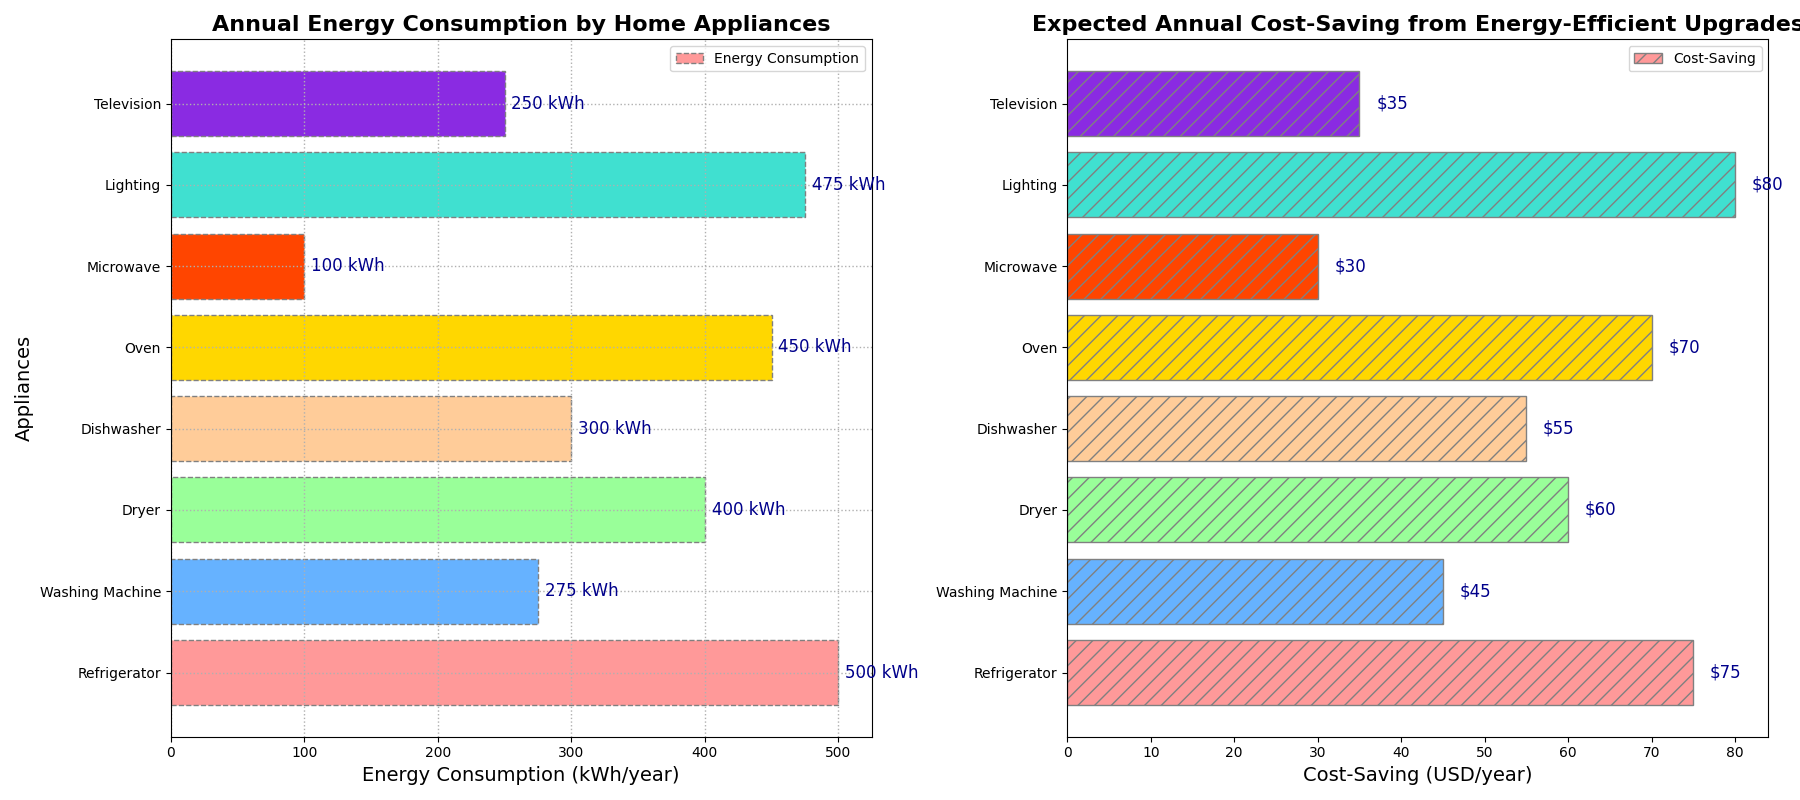

Source code (Python):
import matplotlib.pyplot as plt

appliances = [
    'Refrigerator', 
    'Washing Machine', 
    'Dryer', 
    'Dishwasher', 
    'Oven', 
    'Microwave', 
    'Lighting', 
    'Television'
]
energy_consumption = [500, 275, 400, 300, 450, 100, 475, 250]  # kWh per year
cost_saving = [75, 45, 60, 55, 70, 30, 80, 35]  # USD per year

colors = ['#FF9999', '#66B2FF', '#99FF99', '#FFCC99', '#FFD700', '#FF4500', '#40E0D0', '#8A2BE2']

fig, (ax1, ax2) = plt.subplots(1, 2, figsize=(18, 8))

bars1 = ax1.barh(appliances, energy_consumption, color=colors, edgecolor='gray', linestyle='--')

for bar, consumption in zip(bars1, energy_consumption):
    ax1.text(bar.get_width() + 5, bar.get_y() + bar.get_height()/2, f'{consumption} kWh', va='center', ha='left', fontsize=12, color='darkblue')

ax1.set_title('Annual Energy Consumption by Home Appliances', fontsize=16, fontweight='bold')
ax1.set_xlabel('Energy Consumption (kWh/year)', fontsize=14)
ax1.set_ylabel('Appliances', fontsize=14)
ax1.xaxis.grid(True, linestyle=':', linewidth=1)
ax1.yaxis.grid(True, linestyle=':', linewidth=1)

bars2 = ax2.barh(appliances, cost_saving, color=colors, edgecolor='gray', hatch='//')

for bar, saving in zip(bars2, cost_saving):
    ax2.text(bar.get_width() + 2, bar.get_y() + bar.get_height()/2, f'${saving}', va='center', ha='left', fontsize=12, color='darkblue')

ax2.set_title('Expected Annual Cost-Saving from Energy-Efficient Upgrades', fontsize=16, fontweight='bold')
ax2.set_xlabel('Cost-Saving (USD/year)', fontsize=14)

ax1.legend(['Energy Consumption'], loc='upper right')
ax2.legend(['Cost-Saving'], loc='upper right')

plt.tight_layout()
plt.show()
